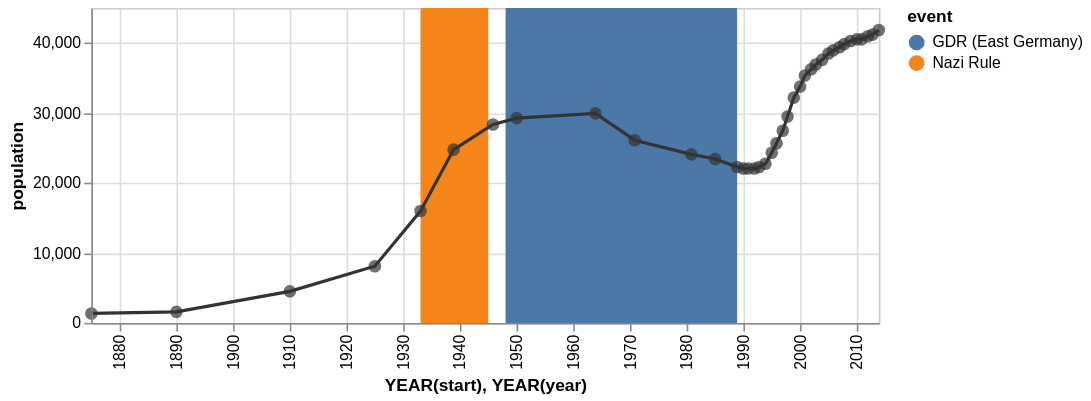

Write a Vega-Lite specification for this figure.
### Vega specification from a JSON file in a GitHub repository (floating-point values rounded to 4 significant figures)
{"$schema": "https://vega.github.io/schema/vega/v3.0.json", "description": "The population of the German city of Falkensee over time", "autosize": "pad", "padding": 5, "encode": {"update": {"stroke": {"value": "#ccc"}, "fill": {"value": "transparent"}}}, "data": [{"name": "source_0", "values": [{"year": "1875", "population": 1309}, {"year": "1890", "population": 1558}, {"year": "1910", "population": 4512}, {"year": "1925", "population": 8180}, {"year": "1933", "population": 15915}, {"year": "1939", "population": 24824}, {"year": "1946", "population": 28275}, {"year": "1950", "population": 29189}, {"year": "1964", "population": 29881}, {"year": "1971", "population": 26007}, {"year": "1981", "population": 24029}, {"year": "1985", "population": 23340}, {"year": "1989", "population": 22307}, {"year": "1990", "population": 22087}, {"year": "1991", "population": 22139}, {"year": "1992", "population": 22105}, {"year": "1993", "population": 22242}, {"year": "1994", "population": 22801}, {"year": "1995", "population": 24273}, {"year": "1996", "population": 25640}, {"year": "1997", "population": 27393}, {"year": "1998", "population": 29505}, {"year": "1999", "population": 32124}, {"year": "2000", "population": 33791}, {"year": "2001", "population": 35297}, {"year": "2002", "population": 36179}, {"year": "2003", "population": 36829}, {"year": "2004", "population": 37493}, {"year": "2005", "population": 38376}, {"year": "2006", "population": 39008}, {"year": "2007", "population": 39366}, {"year": "2008", "population": 39821}, {"year": "2009", "population": 40179}, {"year": "2010", "population": 40511}, {"year": "2011", "population": 40465}, {"year": "2012", "population": 40905}, {"year": "2013", "population": 41258}, {"year": "2014", "population": 41777}]}, {"name": "source_1", "values": [{"start": "1933", "end": "1945", "event": "Nazi Rule"}, {"start": "1948", "end": "1989", "event": "GDR (East Germany)"}]}, {"name": "data_0", "source": "source_0", "transform": [{"type": "formula", "expr": "timeParse(datum[\"year\"],'%Y')", "as": "year"}]}, {"name": "data_1", "source": "data_0", "transform": [{"type": "formula", "expr": "toDate(datum[\"year\"])", "as": "year"}, {"type": "formula", "expr": "toNumber(datum[\"population\"])", "as": "population"}, {"type": "filter", "expr": "datum[\"year\"] !== null && !isNaN(datum[\"year\"]) && datum[\"population\"] !== null && !isNaN(datum[\"population\"])"}, {"type": "formula", "as": "year_year", "expr": "datetime(year(datum[\"year\"]), 0, 1, 0, 0, 0, 0)"}, {"type": "collect", "sort": {"field": "year_year", "order": "descending"}}]}, {"name": "data_2", "source": "data_0", "transform": [{"type": "formula", "expr": "toDate(datum[\"year\"])", "as": "year"}, {"type": "formula", "expr": "toNumber(datum[\"population\"])", "as": "population"}, {"type": "filter", "expr": "datum[\"year\"] !== null && !isNaN(datum[\"year\"]) && datum[\"population\"] !== null && !isNaN(datum[\"population\"])"}, {"type": "formula", "as": "year_year", "expr": "datetime(year(datum[\"year\"]), 0, 1, 0, 0, 0, 0)"}]}, {"name": "data_3", "source": "source_1", "transform": [{"type": "formula", "expr": "timeParse(datum[\"start\"],'%Y')", "as": "start"}, {"type": "formula", "expr": "timeParse(datum[\"end\"],'%Y')", "as": "end"}, {"type": "filter", "expr": "datum[\"start\"] !== null && !isNaN(datum[\"start\"])"}, {"type": "formula", "as": "year_start", "expr": "datetime(year(datum[\"start\"]), 0, 1, 0, 0, 0, 0)"}, {"type": "formula", "as": "year_end", "expr": "datetime(year(datum[\"end\"]), 0, 1, 0, 0, 0, 0)"}]}], "signals": [{"name": "width", "update": "500"}, {"name": "height", "update": "200"}], "marks": [{"name": "layer_0_marks", "type": "rect", "from": {"data": "data_3"}, "encode": {"update": {"x": {"scale": "x", "field": "year_start"}, "x2": {"scale": "x", "field": "year_end"}, "y": {"value": 0}, "y2": {"field": {"group": "height"}}, "fill": {"scale": "color", "field": "event"}}}}, {"name": "layer_1_layer_0_marks", "type": "line", "from": {"data": "data_1"}, "encode": {"update": {"x": {"scale": "x", "field": "year_year"}, "y": {"scale": "y", "field": "population"}, "stroke": {"value": "#333"}}}}, {"name": "layer_1_layer_1_marks", "type": "symbol", "role": "pointOverlay", "from": {"data": "data_2"}, "encode": {"update": {"x": {"scale": "x", "field": "year_year"}, "y": {"scale": "y", "field": "population"}, "fill": {"value": "#333"}, "opacity": {"value": 0.7}}}}], "scales": [{"name": "x", "type": "time", "domain": {"fields": [{"data": "data_3", "field": "year_start"}, {"data": "data_3", "field": "year_end"}, {"data": "data_1", "field": "year_year"}, {"data": "data_2", "field": "year_year"}], "sort": true}, "range": [0, {"signal": "width"}], "round": true, "nice": "year"}, {"name": "color", "type": "ordinal", "domain": {"data": "data_3", "field": "event", "sort": true}, "range": "category"}, {"name": "y", "type": "linear", "domain": {"fields": [{"data": "data_1", "field": "population"}, {"data": "data_2", "field": "population"}], "sort": true}, "range": [{"signal": "height"}, 0], "round": true, "nice": true, "zero": true}], "axes": [{"scale": "x", "labelOverlap": true, "orient": "bottom", "tickCount": {"signal": "ceil(width/40)"}, "title": "YEAR(start), YEAR(year)", "zindex": 1, "encode": {"labels": {"update": {"text": {"signal": "timeFormat(datum.value, '%Y')"}, "angle": {"value": 270}, "align": {"value": "right"}, "baseline": {"value": "middle"}}}}}, {"scale": "x", "domain": false, "grid": true, "labels": false, "maxExtent": 0, "minExtent": 0, "orient": "bottom", "tickCount": {"signal": "ceil(width/40)"}, "ticks": false, "zindex": 0, "gridScale": "y"}, {"scale": "y", "labelOverlap": true, "orient": "left", "tickCount": {"signal": "ceil(height/40)"}, "title": "population", "zindex": 1}, {"scale": "y", "domain": false, "grid": true, "labels": false, "maxExtent": 0, "minExtent": 0, "orient": "left", "tickCount": {"signal": "ceil(height/40)"}, "ticks": false, "zindex": 0, "gridScale": "x"}], "legends": [{"fill": "color", "title": "event"}], "config": {"axis": {"minExtent": 30}}}
